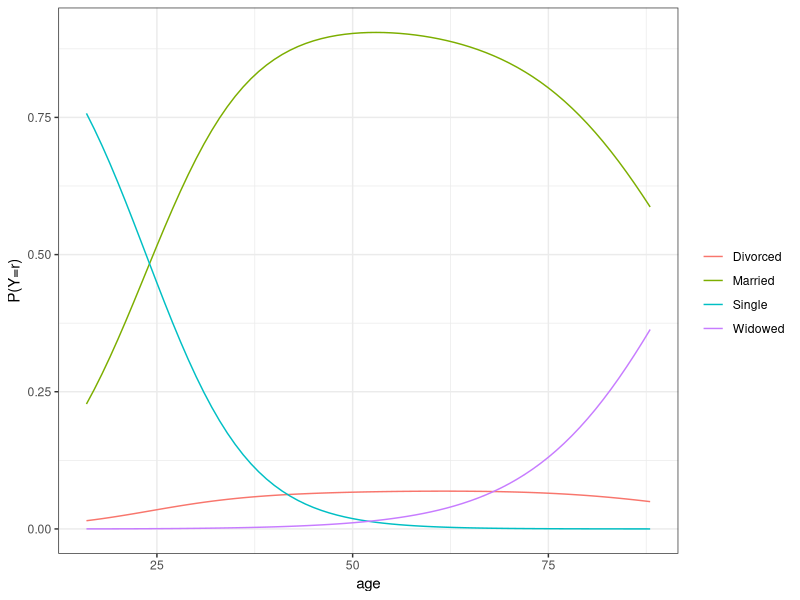
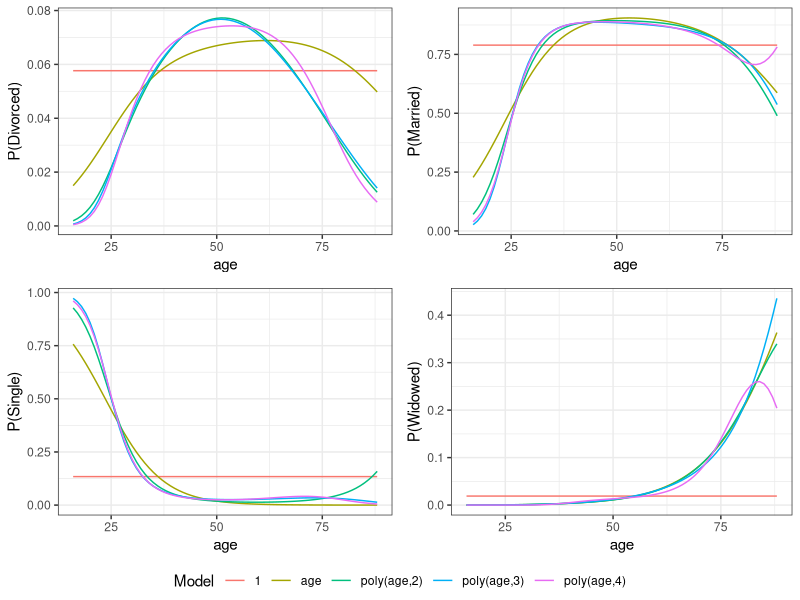

These figures' R source, in order:
## ---- chunk 1
knitr::opts_chunk$set(echo = TRUE)
defaultW <- getOption("warn") 

options(warn = -1) 
## ---- chunk 2
library(VGAM)
library(ggplot2)
## ---- chunk 3
attach(marital.nz)
head(marital.nz)
## ---- chunk 4
 mod1 <- vglm(mstatus ~ age, multinomial)
 summary(mod1)
## ---- chunk 5
mod0 <- vglm(mstatus ~ 1, multinomial)
anova(mod0, mod1, test="LRT", type="I")
## ---- chunk 6
ymp1 = predict(mod1,newdata = data.frame(age=seq(16,88)))
ymp1.df = as.data.frame(matrix(cbind(seq(16,88),exp(ymp1)*(1/(1 + rowSums(exp(ymp1)))),
                                     (1/(1 + rowSums(exp(ymp1))))),ncol=5,
                               dimnames = list(c(),c("age","pi1","pi2","pi3","pi4"))))
## ---- chunk 7
ggplot(ymp1.df) + 
  geom_line(aes(x=age,y=pi1,color="Divorced")) + 
  geom_line(aes(x=age,y=pi2,color="Married")) + 
  geom_line(aes(x=age,y=pi3,color="Single")) + 
  geom_line(aes(x=age,y=pi4,color="Widowed")) +
  labs(y = "P(Y=r)", color = "") + 
  theme_bw()
## ---- chunk 8
ymp0 = predict(mod0,newdata = data.frame(age=seq(16,88)))
ymp0.df = as.data.frame(matrix(cbind(seq(16,88),exp(ymp0)*(1/(1 + rowSums(exp(ymp0)))),
                                     (1/(1 + rowSums(exp(ymp0))))),ncol=5,
                               dimnames = list(c(),c("age","pi1","pi2","pi3","pi4"))))
mod2 <- vglm(mstatus ~ poly(age,2), multinomial)
ymp2 = predict(mod2,newdata = data.frame(age=seq(16,88)))
ymp2.df = as.data.frame(matrix(cbind(seq(16,88),exp(ymp2)*(1/(1 + rowSums(exp(ymp2)))),
                                     (1/(1 + rowSums(exp(ymp2))))),ncol=5,
                               dimnames = list(c(),c("age","pi1","pi2","pi3","pi4"))))
mod3 <- vglm(mstatus ~ poly(age,3), multinomial)
ymp3 = predict(mod3,newdata = data.frame(age=seq(16,88)))
ymp3.df = as.data.frame(matrix(cbind(seq(16,88),exp(ymp3)*(1/(1 + rowSums(exp(ymp3)))),
                                     (1/(1 + rowSums(exp(ymp3))))),ncol=5,
                               dimnames = list(c(),c("age","pi1","pi2","pi3","pi4"))))
mod4 <- vglm(mstatus ~ poly(age,4), multinomial)
ymp4 = predict(mod4,newdata = data.frame(age=seq(16,88)))
ymp4.df = as.data.frame(matrix(cbind(seq(16,88),exp(ymp4)*(1/(1 + rowSums(exp(ymp4)))),
                                     (1/(1 + rowSums(exp(ymp4))))),ncol=5,
                               dimnames = list(c(),c("age","pi1","pi2","pi3","pi4"))))
## ---- chunk 9
library(ggpubr)
r1 <- ggplot() + 
  geom_line(data=ymp0.df, aes(x=age,y = pi1, color = "1")) + 
  geom_line(data=ymp1.df, aes(x=age,y = pi1, color = "age")) + 
  geom_line(data=ymp2.df, aes(x=age,y = pi1, color = "poly(age,2)")) + 
  geom_line(data=ymp3.df, aes(x=age,y = pi1, color = "poly(age,3)")) +
  geom_line(data=ymp4.df, aes(x=age,y = pi1, color = "poly(age,4)")) + 
  labs(y = "P(Divorced)",color="Model") + 
  theme_bw()
  
r2 <- ggplot() + 
  geom_line(data=ymp0.df, aes(x=age,y = pi2, color = "1")) + 
  geom_line(data=ymp1.df, aes(x=age,y = pi2, color = "age")) + 
  geom_line(data=ymp2.df, aes(x=age,y = pi2, color = "poly(age,2)")) + 
  geom_line(data=ymp3.df, aes(x=age,y = pi2, color = "poly(age,3)")) +
  geom_line(data=ymp4.df, aes(x=age,y = pi2, color = "poly(age,4)")) + 
  labs(y="P(Married)",color="Model") + 
  theme_bw()

r3 <- ggplot() + 
  geom_line(data=ymp0.df, aes(x=age,y = pi3, color = "1")) + 
  geom_line(data=ymp1.df, aes(x=age,y = pi3, color = "age")) + 
  geom_line(data=ymp2.df, aes(x=age,y = pi3, color = "poly(age,2)")) + 
  geom_line(data=ymp3.df, aes(x=age,y = pi3, color = "poly(age,3)")) +
  geom_line(data=ymp4.df, aes(x=age,y = pi3, color = "poly(age,4)")) + 
  labs(y="P(Single)",color="Model") + 
  theme_bw()

r4 <- ggplot() + 
  geom_line(data=ymp0.df, aes(x=age,y = pi4, color = "1")) + 
  geom_line(data=ymp1.df, aes(x=age,y = pi4, color = "age")) + 
  geom_line(data=ymp2.df, aes(x=age,y = pi4, color = "poly(age,2)")) + 
  geom_line(data=ymp3.df, aes(x=age,y = pi4, color = "poly(age,3)")) +
  geom_line(data=ymp4.df, aes(x=age,y = pi4, color = "poly(age,4)")) + 
  labs(y="P(Widowed)",color="Model") + 
  theme_bw()

ggarrange(r1,r2,r3,r4,common.legend = T,legend = "bottom")
## ---- chunk 10
AIC(mod0)
AIC(mod1)
AIC(mod2)
AIC(mod3)
AIC(mod4)
## ---- chunk 11
options(warn = defaultW)
